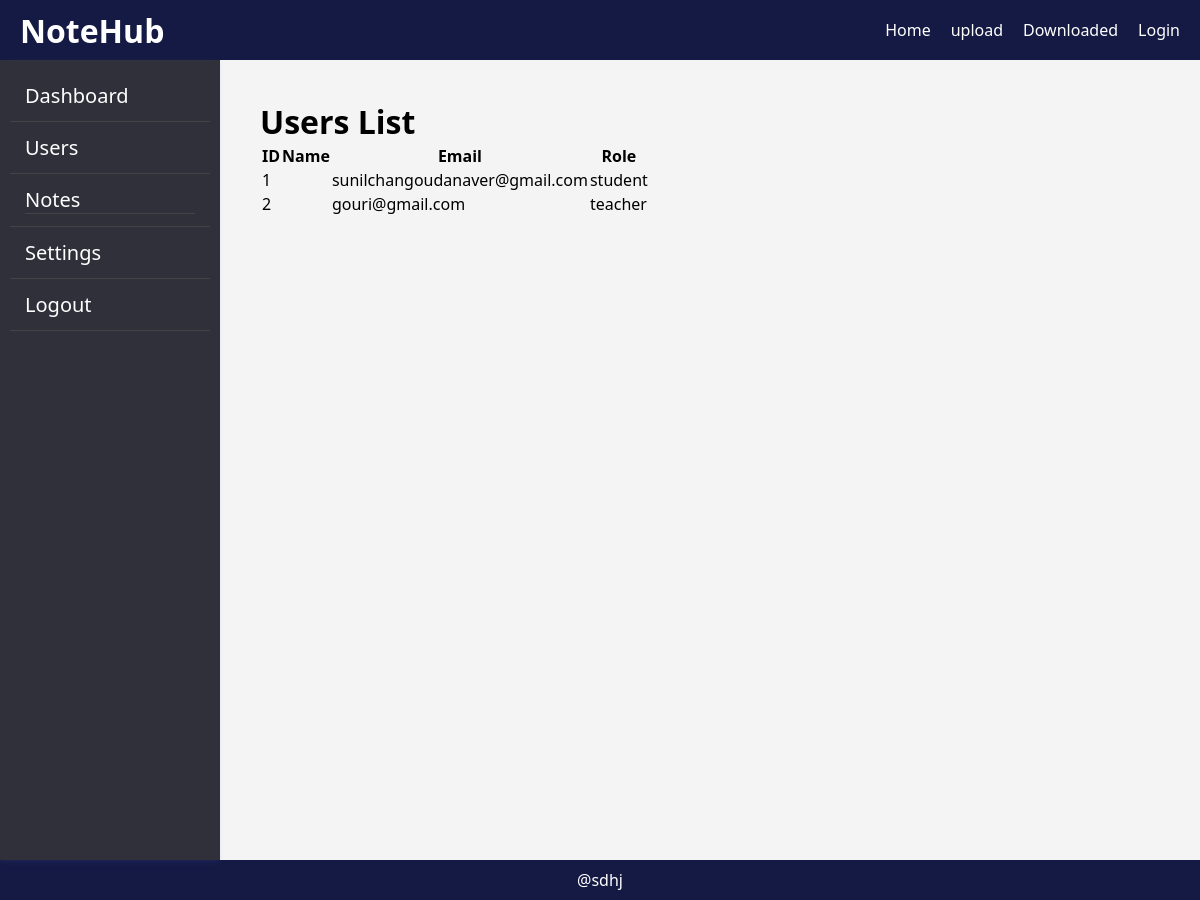
Page /user (signed in) on the earlier database version.
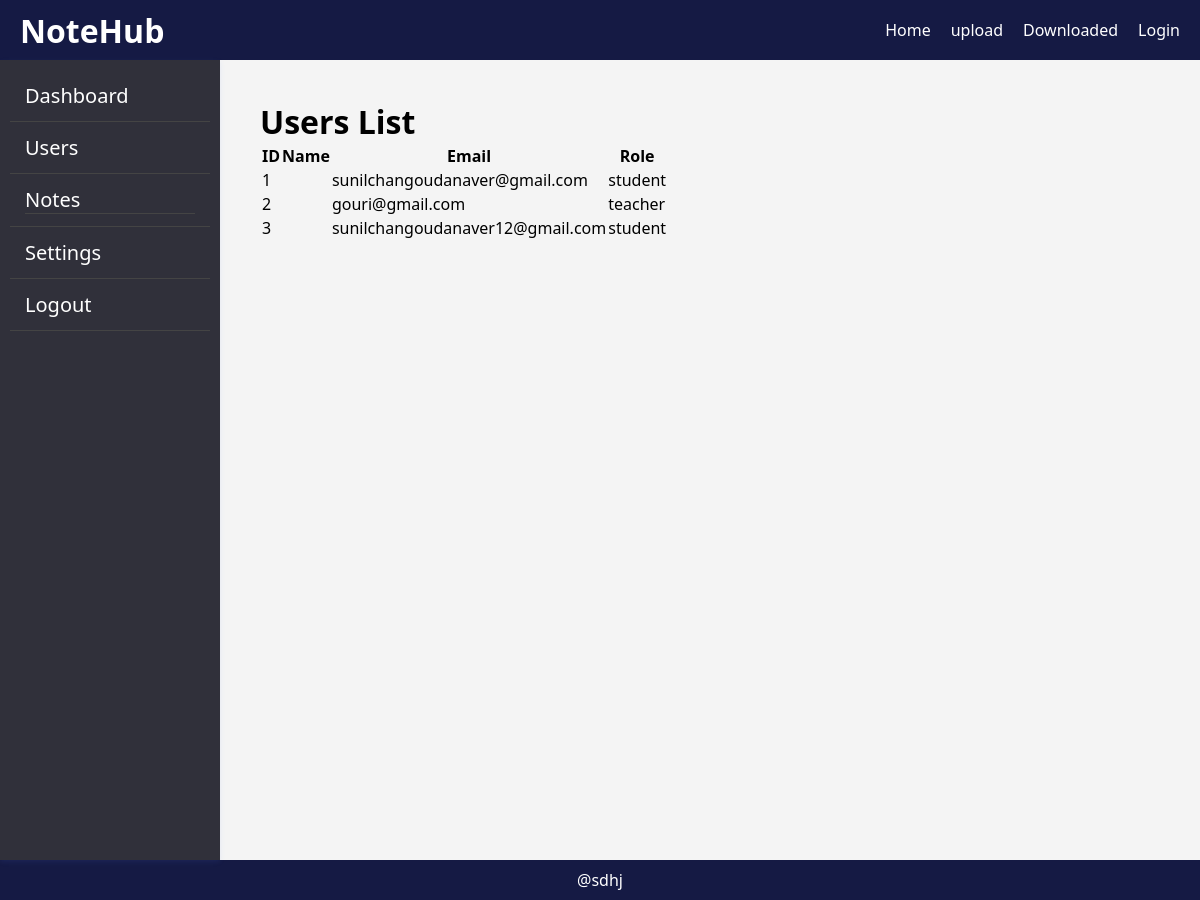
Same page on the later database version.
### app.py (models this page shows)
class User(db.Model):
    id = db.Column(db.Integer, primary_key=True)
    email = db.Column(db.String(100), unique=True)
    password = db.Column(db.String(100))
    role = db.Column(db.String(20)) # 'student' or 'teacher'

### app.py (the view)
@app.route("/user")
def user():
    if 'user_id' not in session:
        return redirect('/login')
    users = User.query.all()
    return render_template("users.html", users=users)

### templates/users.html
{% extends 'base1.html' %}
{% block content %}
<div class="main">
    <div class="layout">
        <form action="/user" method="POST">
            <div class="users-container">
                <h1>Users List</h1>
                <table class="users-table">
                    <tr>
                        <th>ID</th>
                        <th>Name</th>
                        <th>Email</th>
                        <th>Role</th>
                    </tr>
                    {% for user in users %}
                    <tr>
                        <td>{{ user.id }}</td>
                        <td>{{ user.name }}</td>
                        <td>{{ user.email }}</td>
                        <td>{{ user.role }}</td>
                    </tr>
                    {% endfor %}
                </table>
            </div>
        </form>
    </div>
</div>
{% endblock %}

### templates/base1.html (shortened to what this page needs)
<!DOCTYPE html>
<html lang="en">
<head>
    <link rel="stylesheet" href="{{ url_for('static', filename='css/dashboard1.css') }}">
    <link rel="stylesheet" href="{{ url_for('static', filename='css/dashboard.css') }}">
    <link rel="stylesheet" href="{{ url_for('static', filename='css/upload.css')}}">
</head>
<body>
    {% block navbar %}
        <div class="nav">
            <h1 class="logo">NoteHub</h1>
            <ul class="menu">
                <li><a href="{{ url_for('home') }}">Home</a></li>
                <li><a href="{{ url_for('upload') }}">upload</a></li>
                <li><a href="{{ url_for('create') }}">Downloaded</a></li>
                <li><a href="{{ url_for('login') }}">Login</a></li>
            </ul>
        </div>
    {% endblock %}
    <div class="layout">
        <div class="sidebar">
            <ul>
                <li><a href="{{ url_for('home')}}"> Dashboard</a></li>
                <li><a href="{{ url_for('user')}}"> Users</a></li>
                <li>
                    <details>
                        <summary>Notes</summary>
                    </details>
                </li>
                <li>Settings</li>
                <li><a href="/logout">Logout</a></li>
            </ul>
        </div>
        <div class="main">
            {% block content %}
            {% endblock %}
        </div>
    </div>
    <footer>
        <p>@sdhj</p>
    </footer>
</body>
</html>

### static/css/dashboard1.css (style rules this page uses)
* { margin: 0; padding: 0; box-sizing: border-box; }
.nav { width: 100%; height: 60px; background: #151a44; color: white; display: flex; justify-content: space-between; align-items: center; padding: 0 20px; }
.menu { display: flex; list-style: none; gap: 20px; }
.menu a { color: white; text-decoration: none; }
.layout { display: flex; }
.sidebar { width: 220px; height: calc(100vh); background: #30303a; color: white; padding: 10px; flex-shrink: 0; overflow-y: auto; position: relative; border-top-left-radius: 0px; border-bottom-left-radius: 0px; box-shadow: 0 2px 5px rgba(87, 124, 244, 0.1); }
.sidebar ul { padding: 0; }
.sidebar li { font-size: 20px; list-style: none; padding: 12px 15px; border-bottom: 1px solid #444; }
.sidebar a { text-decoration: none; color:white; }
.sidebar details summary { list-style: none; outline: none; cursor: pointer; border-bottom: 1px solid #444; }
.main { flex: 1; padding: 20px; background: #f4f4f4; }
footer { height:40px; width:100%; color:white; background-color:#151a44; justify-content: center; align-items: center; display:flex; }

### static/css/dashboard.css (style rules this page uses)
* { margin: 0; padding: 0; box-sizing: border-box; }
body { font-family: 'Segoe UI', Tahoma, Geneva, Verdana, sans-serif; background-color:#e2dcdc; }
.layout { display: flex; }

### static/css/upload.css (style rules this page uses)
* { padding:0px; }

Differences in the rows shown:
added User: id "3", email "sunilchangoudanaver12@gmail.com", role "student"
